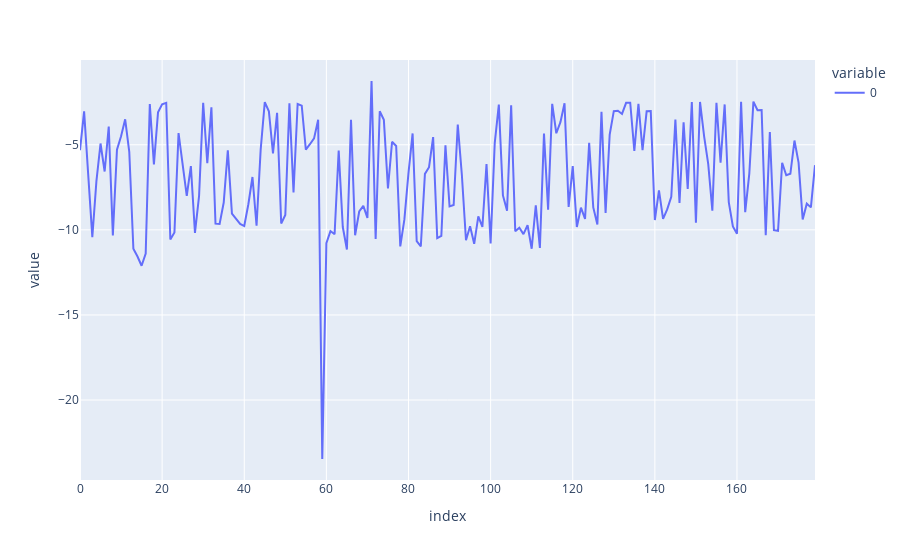

Here is the notebook cell this chart was saved with:
### Code cell
import plotly.express as px
# server_delay_list.pop(0)
fig = px.line(sdl_f)

fig

### Figure 1 — Plotly figure (JSON) as saved in the notebook; plotly's stock layout.template omitted (floating-point values rounded to 4 significant figures; data arrays with more than 128 entries replaced by an {"elided": "..."} marker saying what was removed)
{"data": [{"hovertemplate": "variable=0<br>index=%{x}<br>value=%{y}<extra></extra>", "legendgroup": "0", "line": {"color": "#636efa", "dash": "solid"}, "marker": {"symbol": "circle"}, "mode": "lines", "name": "0", "orientation": "v", "showlegend": true, "type": "scatter", "x": {"elided": "180 int values"}, "xaxis": "x", "y": {"elided": "180 float values"}, "yaxis": "y"}], "layout": {"legend": {"title": {"text": "variable"}, "tracegroupgap": 0}, "margin": {"t": 60}, "xaxis": {"anchor": "y", "domain": [0, 1], "title": {"text": "index"}}, "yaxis": {"anchor": "x", "domain": [0, 1], "title": {"text": "value"}}}}
